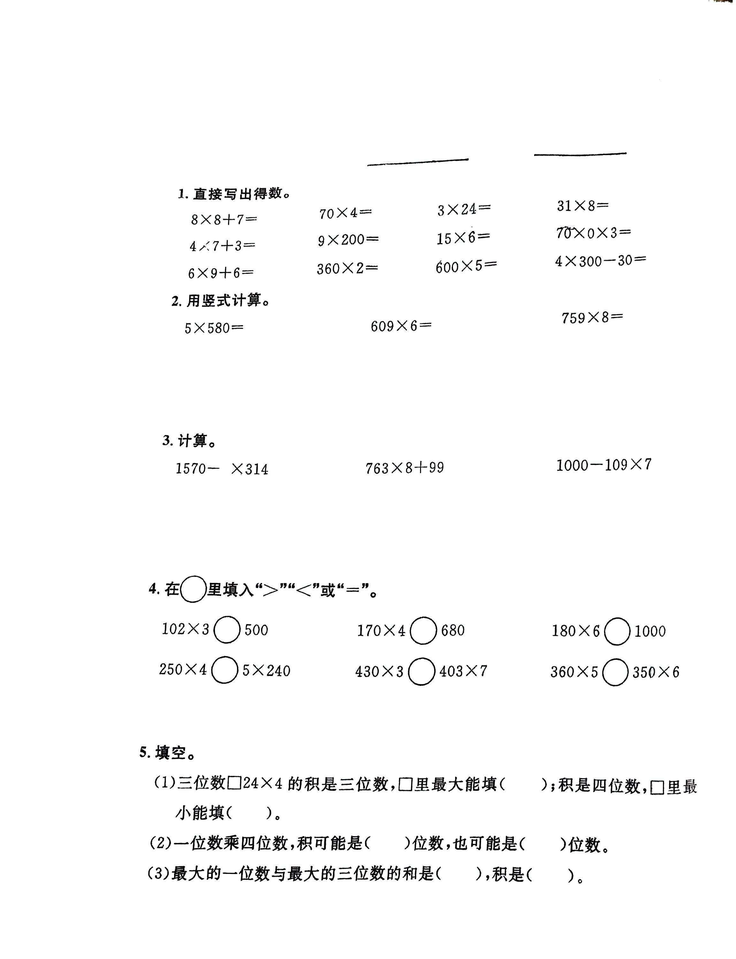
#> input picture app/assets/benchmark/demo-01-1.png, 736 x 959 px, shrunk from 2304 x 3001 before the run
$ python -i crop_check.py   (imports and definitions only)
#> lines starting #> are read from the running program, lines starting #| are printed output that depends on the picture
# -*- coding: utf-8 -*-
"""裁剪质量自检：检查每道题的裁剪边界是否切进了内容。

为什么需要它：识别规范要求「裁剪必须框全题面」。凭肉眼复核裁剪图很容易漏掉
"边角切掉半个字"或"边上残留板块标题/印刷序号"这类问题（q-20260930-050 的
序号残留就是这么漏掉的）。本工具用像素统计把这类问题自动化地暴露出来。

原理：对每道题的 bbox 取四条边各 1px（及 3px 带）的"墨迹"像素数。题面内容
若被边界切断，该边必然留下明显墨迹；正常留白边界则为 0 或接近 0。

同时按 `figure.bbox` 检查题内插图子图（显示为 `q-xxxxx#figN`）——图形切边同样常见。

用法（在项目根目录）：
    python engine/crop_check.py                  # 检查全部题目（已复核的不计入）
    python engine/crop_check.py q-20260930-050   # 只检查指定题（可多个）
    python engine/crop_check.py --all            # 打印全部明细（含通过项与已复核项）

原图从 data/benchmark/<source.file> 读取（入库时已复制到那里）。

关于误报：手写卷里学生的笔迹经常越出题区边界，边沿必然有墨迹；被有意剔除了
卷面印刷序号的题，左边界外也一定有墨迹（就是那个序号）。这类情况经人工放大
核对确认题面完整后，在 JSON 里置 `source.crop_reviewed = true` 并写明理由
（`source.review_note`），本工具即不再对其告警——避免告警疲劳。

退出码：0 = 无待复核的可疑裁剪；1 = 存在可疑裁剪。
"""
import sys
import json
from pathlib import Path

try:
    from PIL import Image, ImageFilter
    import numpy as np
except ImportError:  # pragma: no cover
    print("需要 Pillow 与 numpy：", file=sys.stderr)
    print(r"  C:\Users\1\.workbuddy\binaries\python\envs\default\Scripts\python.exe -m pip install pillow numpy",
          file=sys.stderr)
    raise

ROOT = Path(__file__).resolve().parent.parent
QUESTIONS = ROOT / "data" / "questions"
BENCHMARK = ROOT / "data" / "benchmark"

EDGE_TOL = 3        # 边沿墨迹像素数超过此值即判可疑
MIN_INK = 2         # 判定"某行/列有内容"所需的最少墨迹像素数


def ink_mask(path: Path):
    """自适应二值：比局部背景明显暗的像素视为墨迹。"""
#> called with path = '../app/assets/benchmark/demo-01-1.png'
    im = Image.open(path).convert("L")
    a = np.asarray(im).astype(np.float32)
    bg = np.asarray(im.filter(ImageFilter.GaussianBlur(14))).astype(np.float32)
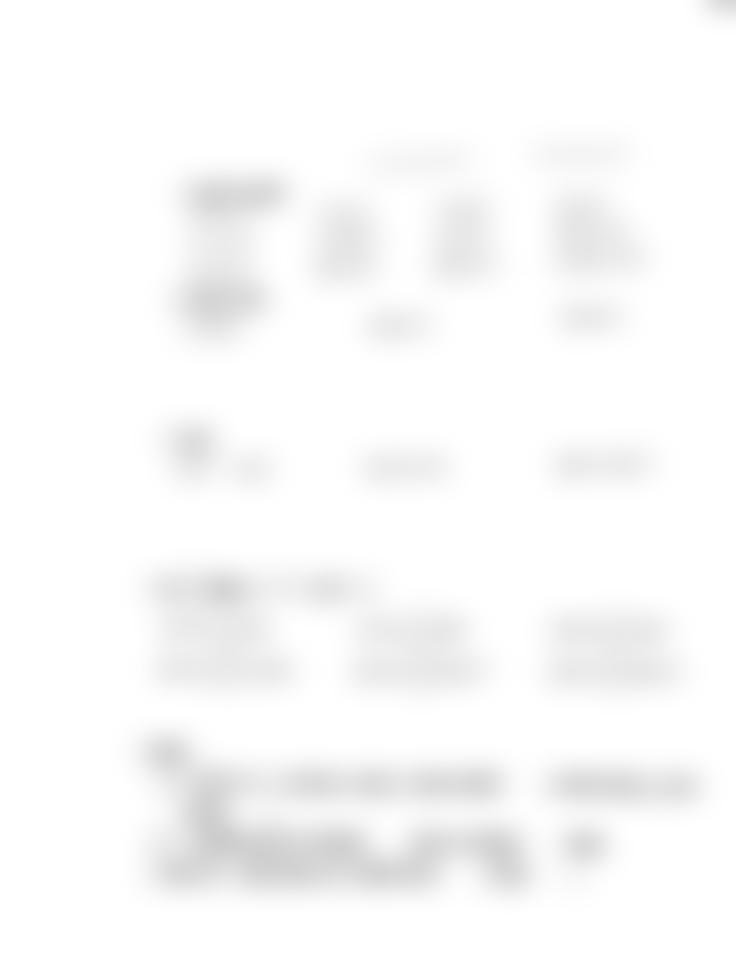
#> bg: shape (959, 736) float32; min 204, max 255, mean 249.7
    return (a < bg - 26).astype(np.int8), a


# [135 lines left out: functions edge_report, quad_submask, check_bbox, main, not called in this run]


# [2 lines not run here, left out]

>>> result = ink_mask('../app/assets/benchmark/demo-01-1.png')

$ run again, on app/assets/benchmark/demo-04-2.jpg
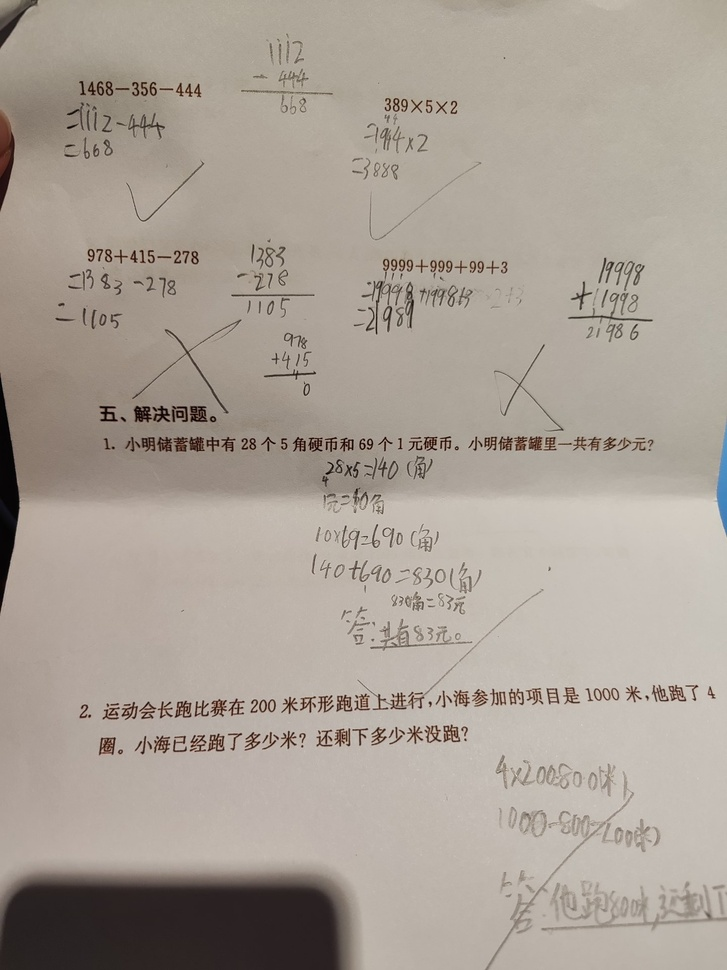
#> input picture app/assets/benchmark/demo-04-2.jpg, 727 x 970 px, shrunk from 1440 x 1920 before the run
#> in ink_mask, `bg = np.asarray(im.filter(ImageFilter.GaussianBlur(14))).astype(np.flo..`:
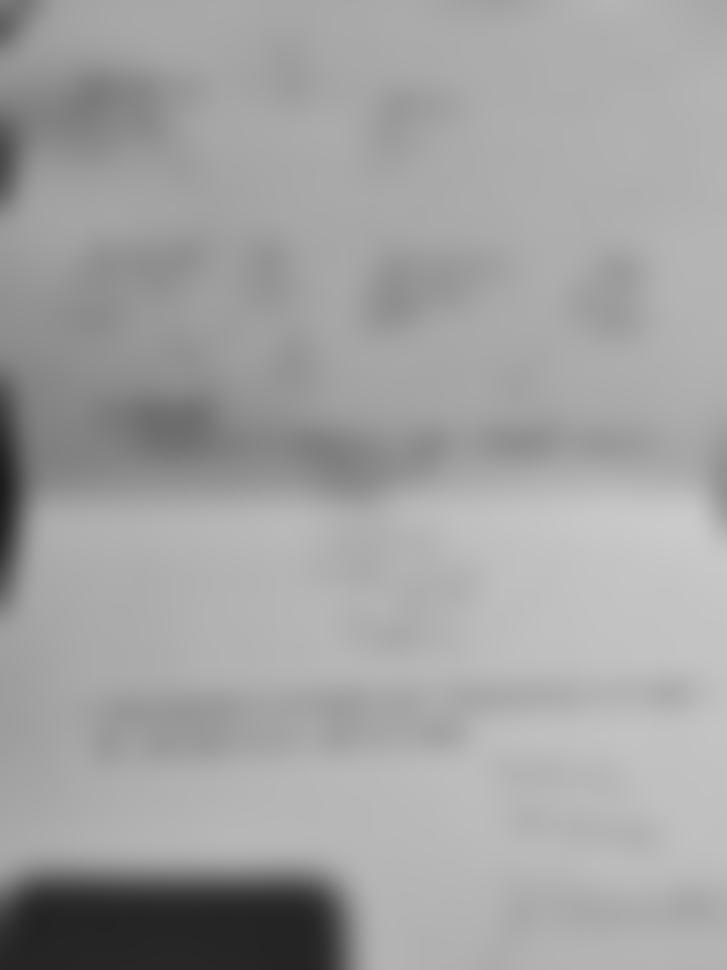
#> bg: shape (970, 727) float32; min 27, max 203, mean 162

$ run again, on app/assets/benchmark/demo-04-3.jpg
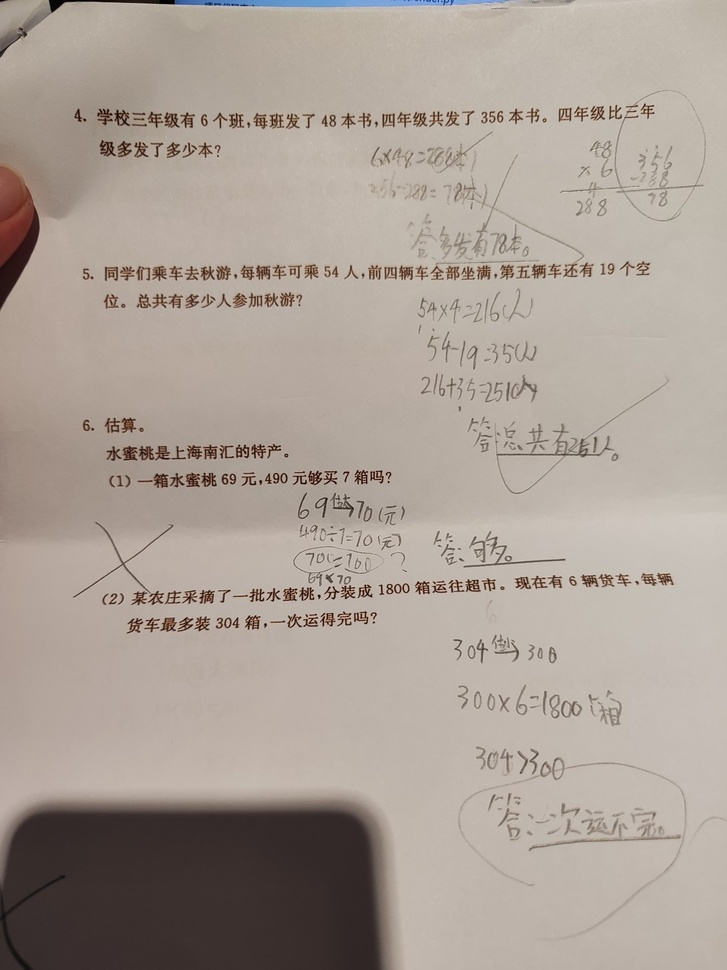
#> input picture app/assets/benchmark/demo-04-3.jpg, 727 x 970 px, shrunk from 1440 x 1920 before the run
#> in ink_mask, `bg = np.asarray(im.filter(ImageFilter.GaussianBlur(14))).astype(np.flo..`:
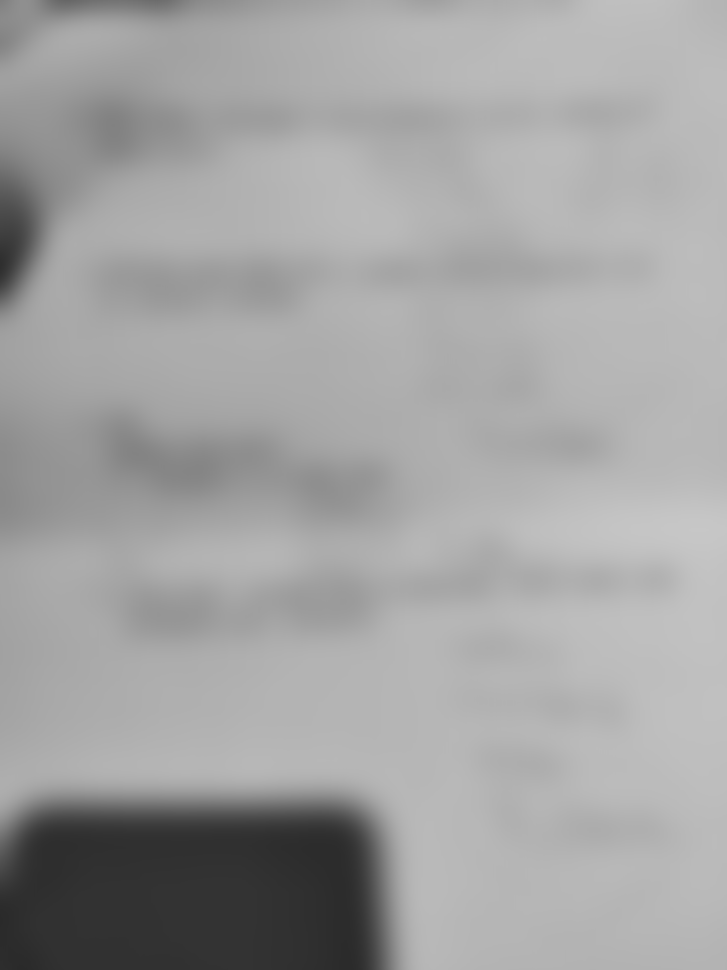
#> bg: shape (970, 727) float32; min 42, max 199, mean 161.8

$ run again, on app/assets/benchmark/demo-04-4.jpg
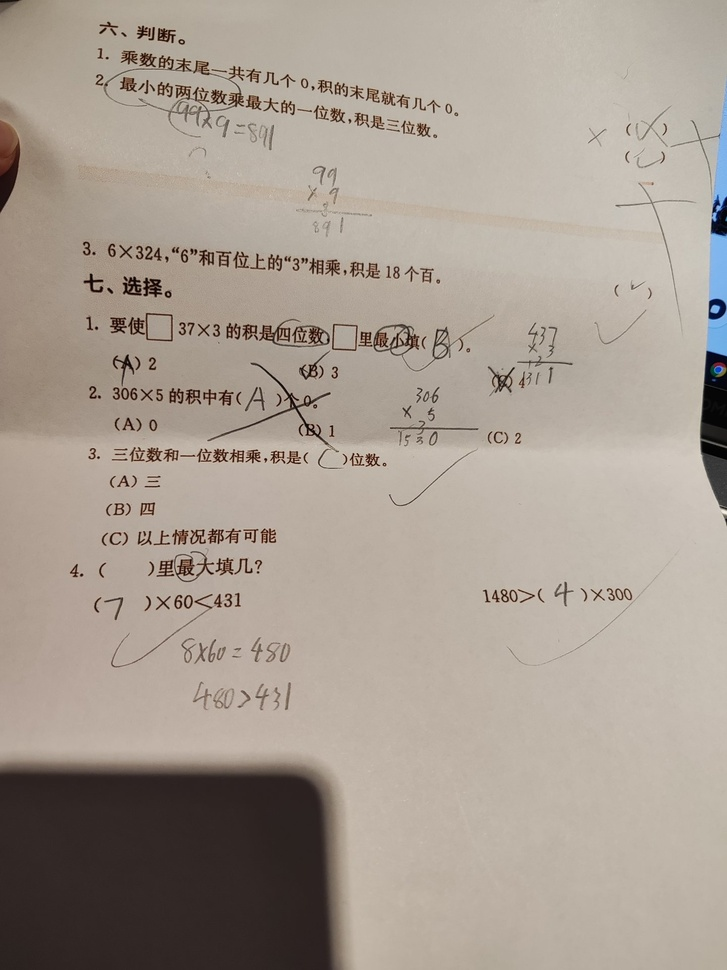
#> input picture app/assets/benchmark/demo-04-4.jpg, 727 x 970 px, shrunk from 1440 x 1920 before the run
#> in ink_mask, `bg = np.asarray(im.filter(ImageFilter.GaussianBlur(14))).astype(np.flo..`:
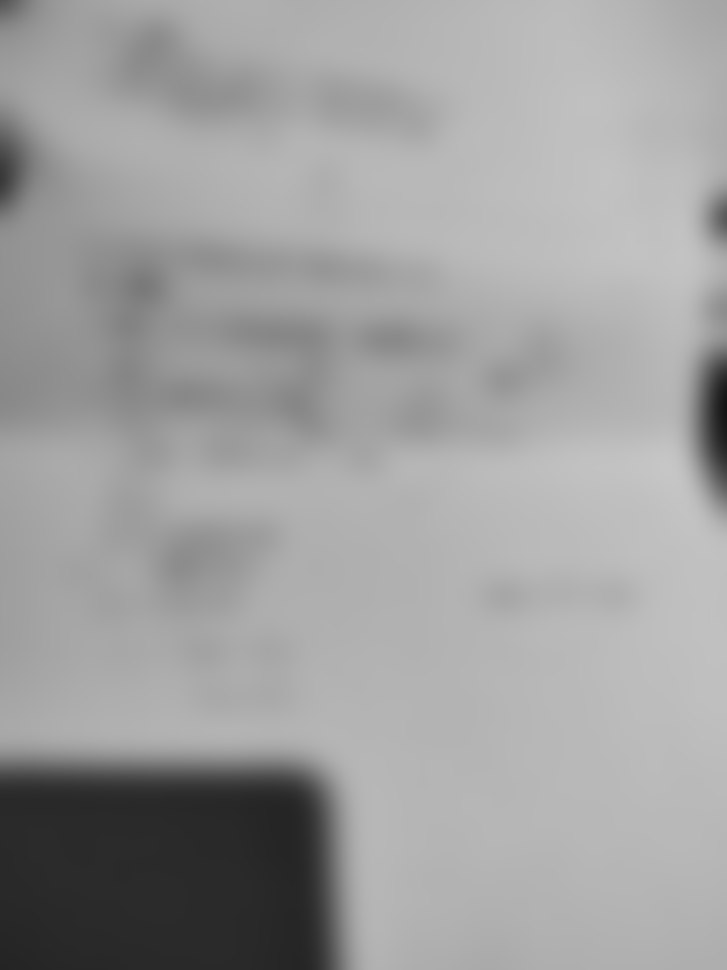
#> bg: shape (970, 727) float32; min 19, max 198, mean 158.7
